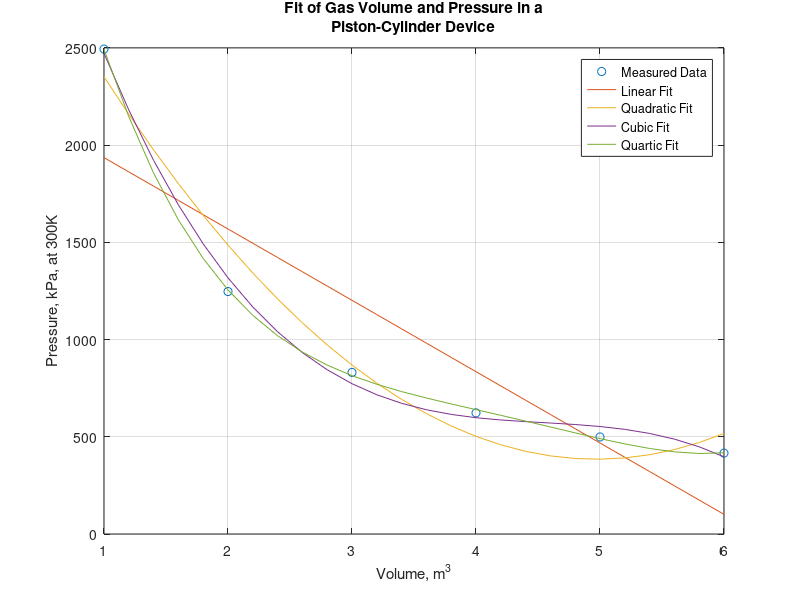

MATLAB code to generate this figure: (Note: this script raises an error after producing the figure.)
%% Homework #7
%
% Jason Chiarulli
%
% ENGR 108
%
% Matlab for Engineers, Third Edition

%% Problem 13.2

% Defines a vector from measured volume data in m^3 
Volume = 1:6;
% Defines a vector from measured pressure data in kPa at 300K
Pressure = [2494 1247 831 623 499 416];
% Defines a vector with volume measurements every 0.2m^3
New_Volume = 1:0.2:6;
% Estimates new pressure measurements for the new volume 
% measurements with linear interpolation 
New_Pressure = interp1(Volume,Pressure,New_Volume);
% Groups the new pressure and new volume values into a table
table =[New_Volume; New_Pressure];
% Displays the title of the table
disp('Expanded Volume-Pressure Table')
% Displays the column headers of the table
disp('Volume, m^3   Pressure, kPa, at 300K')
% Displays and formats the new pressure and new volume values 
fprintf('%7.2f %20.2f \n', table)

% Plots the volume and pressure data as circles and plots the
% new volume and new pressure data as a solid line
plot(Volume,Pressure,'o',New_Volume,New_Pressure)
% Creates a title
title({'Gas Volume and Pressure in a', 'Piston-Cylinder Device'})
% Creates an x-axis label
xlabel('Volume, m^3')
% Creates a y-axis label
ylabel('Pressure, kPa, at 300K')
% Creates a background grid
grid on
% Creates a legend
legend('Measured Data','Interpolated Values')

%% Problem 13.7

% Defines a vector from measured volume data in m^3 
V = 1:6;
% Defines a vector from measured pressure data in kPa at 300K
P = [2494 1247 831 623 499 416];
% Defines a vector with volume measurements every 0.2m^3
new_V = 1:0.2:6;

% Fits the data with the polyfit function for first-, second-,
% third-, and fourth-order polynomials and the polyval function 
% calculates new pressure values
new_P1 = polyval(polyfit(V,P,1),new_V);
new_P2 = polyval(polyfit(V,P,2),new_V);
new_P3 = polyval(polyfit(V,P,3),new_V);
new_P4 = polyval(polyfit(V,P,4),new_V);

% Plots the volume and pressure data as circles and plots the
% new volume and new pressure data as solid lines
plot(V,P,'o',new_V,new_P1,new_V,new_P2,new_V,new_P3,new_V,new_P4)
% Creates a title
title({'Fit of Gas Volume and Pressure in a', 'Piston-Cylinder Device'})
% Creates an x-axis label
xlabel('Volume, m^3')
% Creates a y-axis label
ylabel('Pressure, kPa, at 300K')
% Creates a background grid
grid on
% Creates a legend
legend('Measured Data','Linear Fit','Quadratic Fit','Cubic Fit', ...
    'Quartic Fit')


% The fourth-order model seems to do the best job since it follows 
% the measured data points the best.

%% Problem 13.13

% a)
% Defines a vector from -5 to +5
x = -5:5;
% Defines a function
y = 12*x.^3 - 5*x.^2 + 3;
% Approximates the derivative at each x value
dydx_approx = diff(y)./diff(x)

% b)
% Analytically determines the derivative at each x value
dydx_analytical = 36*x.^2 - 10*x

% The total number of results differ, and the corresponding 
% values of the results all differ.

%% Problem 13.17

% Computes the integral under a curve using adaptive Simpson 
% quadrature
quad_solution = quad('5*x.^3 - 2*x.^2 + 3',-1,1)
% Computes the integral under a curve using adaptive Lobatto 
% quadrature
quadl_solution = quadl('5*x.^3 - 2*x.^2 + 3',-1,1)

% Computes the integral by finding the symbolic integral
% Note: Unable to use int since the DSP System Toolbox and Symbolic
%       Toolbox are not installed on my version of MATLAB
% Was able to confirm the code works by reviewing the practice 
% exercises
% int_solution = double(int('5*x^3 - 2*x^2 + 3',-1,1))

% Defines a varible 'a'
a = -1;
% Defines a variable 'b'
b = 1;
% Calculates the integral by using the analytical method
analytical_solution = 5/4*(b^4-a^4) - 2/3*(b^3-a^3) + 3*(b-a)

% All methods of calculating the integral returned the same value